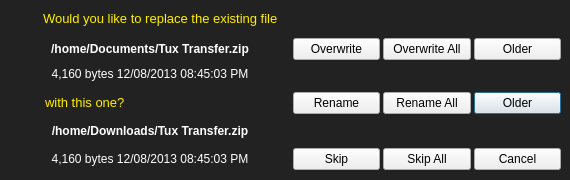
<?xml version="1.0" encoding="UTF-8"?>
<ui version="4.0">
 <class>fileExistsDialog</class>
 <widget class="QDialog" name="fileExistsDialog">
  <property name="geometry">
   <rect>
    <x>0</x>
    <y>0</y>
    <width>570</width>
    <height>180</height>
   </rect>
  </property>
  <property name="sizePolicy">
   <sizepolicy hsizetype="Preferred" vsizetype="Preferred">
    <horstretch>0</horstretch>
    <verstretch>0</verstretch>
   </sizepolicy>
  </property>
  <property name="minimumSize">
   <size>
    <width>570</width>
    <height>180</height>
   </size>
  </property>
  <property name="maximumSize">
   <size>
    <width>570</width>
    <height>180</height>
   </size>
  </property>
  <property name="windowTitle">
   <string>File Already Exists</string>
  </property>
  <property name="windowIcon">
   <iconset resource="../assets.qrc">
    <normaloff>:/icons/res/copyIcon.png</normaloff>:/icons/res/copyIcon.png</iconset>
  </property>
  <property name="styleSheet">
   <string notr="true">QDialog
{
background:#222222;
}

QLabel
{
color:#ffffff;
}

#lblMsg,#lblMsg2
{
color:#fff000;
}</string>
  </property>
  <widget class="QWidget" name="gridLayoutWidget">
   <property name="geometry">
    <rect>
     <x>0</x>
     <y>0</y>
     <width>566</width>
     <height>178</height>
    </rect>
   </property>
   <layout class="QGridLayout" name="gridLayout">
    <property name="leftMargin">
     <number>10</number>
    </property>
    <property name="topMargin">
     <number>2</number>
    </property>
    <property name="rightMargin">
     <number>5</number>
    </property>
    <property name="bottomMargin">
     <number>2</number>
    </property>
    <property name="spacing">
     <number>3</number>
    </property>
    <item row="3" column="3">
     <widget class="QPushButton" name="btnRenameOlder">
      <property name="text">
       <string>Older</string>
      </property>
     </widget>
    </item>
    <item row="5" column="0">
     <widget class="QLabel" name="lblFileInfo2">
      <property name="minimumSize">
       <size>
        <width>0</width>
        <height>18</height>
       </size>
      </property>
      <property name="maximumSize">
       <size>
        <width>16777215</width>
        <height>18</height>
       </size>
      </property>
      <property name="text">
       <string>&lt;html&gt;&lt;head/&gt;&lt;body&gt;&lt;p&gt;4,160 bytes  12/08/2013 08:45:03 PM&lt;/p&gt;&lt;/body&gt;&lt;/html&gt;</string>
      </property>
      <property name="alignment">
       <set>Qt::AlignCenter</set>
      </property>
     </widget>
    </item>
    <item row="2" column="0">
     <widget class="QLabel" name="lblFileInfo1">
      <property name="minimumSize">
       <size>
        <width>0</width>
        <height>18</height>
       </size>
      </property>
      <property name="maximumSize">
       <size>
        <width>16777215</width>
        <height>18</height>
       </size>
      </property>
      <property name="text">
       <string>&lt;html&gt;&lt;head/&gt;&lt;body&gt;&lt;p&gt;4,160 bytes  12/08/2013 08:45:03 PM&lt;/p&gt;&lt;/body&gt;&lt;/html&gt;</string>
      </property>
      <property name="alignment">
       <set>Qt::AlignHCenter|Qt::AlignTop</set>
      </property>
      <property name="wordWrap">
       <bool>false</bool>
      </property>
     </widget>
    </item>
    <item row="3" column="1">
     <widget class="QPushButton" name="btnRename">
      <property name="text">
       <string>Rename</string>
      </property>
     </widget>
    </item>
    <item row="5" column="1">
     <widget class="QPushButton" name="btnSkip">
      <property name="text">
       <string>Skip</string>
      </property>
     </widget>
    </item>
    <item row="3" column="2">
     <widget class="QPushButton" name="btnRenameAll">
      <property name="text">
       <string>Rename All</string>
      </property>
     </widget>
    </item>
    <item row="4" column="0">
     <widget class="QLabel" name="lblFile2">
      <property name="minimumSize">
       <size>
        <width>0</width>
        <height>20</height>
       </size>
      </property>
      <property name="maximumSize">
       <size>
        <width>16777215</width>
        <height>20</height>
       </size>
      </property>
      <property name="text">
       <string>&lt;html&gt;&lt;head/&gt;&lt;body&gt;&lt;p&gt;&lt;span style=&quot; font-weight:600;&quot;&gt;/home/Downloads/Tux Transfer.zip&lt;/span&gt;&lt;/p&gt;&lt;/body&gt;&lt;/html&gt;</string>
      </property>
      <property name="alignment">
       <set>Qt::AlignCenter</set>
      </property>
     </widget>
    </item>
    <item row="1" column="0">
     <widget class="QLabel" name="lblFile1">
      <property name="minimumSize">
       <size>
        <width>0</width>
        <height>20</height>
       </size>
      </property>
      <property name="maximumSize">
       <size>
        <width>16777215</width>
        <height>20</height>
       </size>
      </property>
      <property name="text">
       <string>&lt;html&gt;&lt;head/&gt;&lt;body&gt;&lt;p&gt;&lt;span style=&quot; font-weight:600;&quot;&gt;/home/Documents/Tux Transfer.zip&lt;/span&gt;&lt;/p&gt;&lt;/body&gt;&lt;/html&gt;</string>
      </property>
      <property name="alignment">
       <set>Qt::AlignCenter</set>
      </property>
     </widget>
    </item>
    <item row="3" column="0">
     <widget class="QLabel" name="lblMsg2">
      <property name="minimumSize">
       <size>
        <width>280</width>
        <height>0</height>
       </size>
      </property>
      <property name="text">
       <string>&lt;html&gt;&lt;head/&gt;&lt;body&gt;&lt;p&gt;&lt;span style=&quot; font-size:10pt;&quot;&gt;with this one?&lt;/span&gt;&lt;/p&gt;&lt;/body&gt;&lt;/html&gt;</string>
      </property>
      <property name="alignment">
       <set>Qt::AlignLeading|Qt::AlignLeft|Qt::AlignVCenter</set>
      </property>
      <property name="margin">
       <number>0</number>
      </property>
      <property name="indent">
       <number>35</number>
      </property>
     </widget>
    </item>
    <item row="1" column="2">
     <widget class="QPushButton" name="btnOverwriteAll">
      <property name="text">
       <string>Overwrite All</string>
      </property>
     </widget>
    </item>
    <item row="1" column="3">
     <widget class="QPushButton" name="btnOverwriteOlder">
      <property name="text">
       <string>Older</string>
      </property>
     </widget>
    </item>
    <item row="5" column="3">
     <widget class="QPushButton" name="btnCancel">
      <property name="text">
       <string>Cancel</string>
      </property>
     </widget>
    </item>
    <item row="5" column="2">
     <widget class="QPushButton" name="btnSkipAll">
      <property name="text">
       <string>Skip All</string>
      </property>
     </widget>
    </item>
    <item row="1" column="1">
     <widget class="QPushButton" name="btnOverwrite">
      <property name="text">
       <string>Overwrite</string>
      </property>
     </widget>
    </item>
    <item row="0" column="2">
     <spacer name="verticalSpacer">
      <property name="orientation">
       <enum>Qt::Vertical</enum>
      </property>
      <property name="sizeType">
       <enum>QSizePolicy::Maximum</enum>
      </property>
      <property name="sizeHint" stdset="0">
       <size>
        <width>20</width>
        <height>20</height>
       </size>
      </property>
     </spacer>
    </item>
    <item row="0" column="0" colspan="2">
     <layout class="QHBoxLayout" name="horizontalLayout">
      <item>
       <widget class="QLabel" name="label">
        <property name="maximumSize">
         <size>
          <width>30</width>
          <height>30</height>
         </size>
        </property>
        <property name="text">
         <string/>
        </property>
        <property name="pixmap">
         <pixmap resource="../assets.qrc">:/icons/res/moveIcon.png</pixmap>
        </property>
        <property name="scaledContents">
         <bool>true</bool>
        </property>
       </widget>
      </item>
      <item>
       <widget class="QLabel" name="lblMsg">
        <property name="minimumSize">
         <size>
          <width>0</width>
          <height>25</height>
         </size>
        </property>
        <property name="maximumSize">
         <size>
          <width>16777215</width>
          <height>25</height>
         </size>
        </property>
        <property name="text">
         <string>&lt;html&gt;&lt;head/&gt;&lt;body&gt;&lt;p&gt;&lt;span style=&quot; font-size:10pt;&quot;&gt;Would you like to replace the existing file &lt;/span&gt;&lt;/p&gt;&lt;/body&gt;&lt;/html&gt;</string>
        </property>
        <property name="scaledContents">
         <bool>false</bool>
        </property>
       </widget>
      </item>
     </layout>
    </item>
   </layout>
  </widget>
 </widget>
 <resources>
  <include location="../assets.qrc"/>
 </resources>
 <connections/>
</ui>
